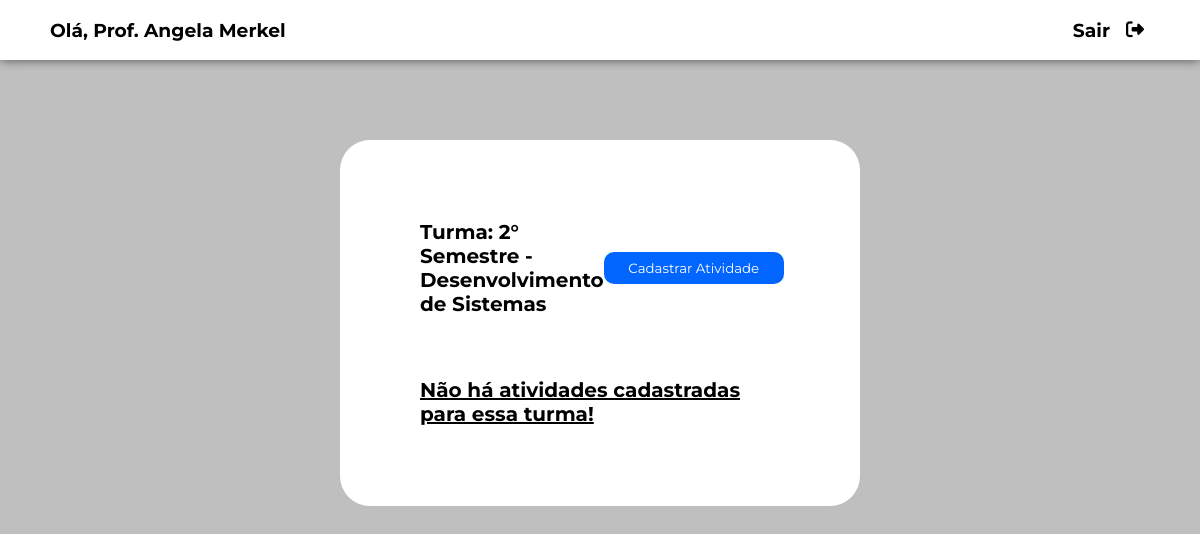
/tela_atividades/2, run on the app's committed database.
### app_escola/models.py (models this page shows, shortened)
class Professor(models.Model):
    nome = models.CharField(max_length=120)
    email = models.CharField(max_length=120)
    senha = models.CharField(max_length=120)
    def __str__(self):
        return self.nome

class Turma(models.Model):
    nome_turma = models.CharField(max_length=120)
    id_professor = models.ForeignKey(Professor, null=True, on_delete=models.PROTECT)

### app_escola/views.py (the view)
# urls.py: path('tela_atividades/<int:id_turma>', views.tela_atividades, name='tela_atividades'),
def tela_atividades(request, id_turma):
    atividades_turma = Atividade.objects.filter(id_turma_id = id_turma)
    turma = Turma.objects.filter(pk=id_turma).first()
    return render(request, 'tela_atividades.html', {
        "atividades_turma": atividades_turma,
        "turma_id": id_turma,
        "nome_turma": turma.nome_turma,
        "nome": turma.id_professor
    })

### app_escola/templates/tela_atividades.html (shortened to what this page needs)
{% load static %}
<!Doctype HTML>
<html lang="pt-br">
<head>
	<link rel="stylesheet" type="text/css" href="{% static 'css/tela_atividades.css' %}">
</head>
<body>
	<header>
		<nav class="navbar">
			<h3> Olá, {{nome}} </h3>
			<div class="logout-container">
				<h3> Sair </h3>
				<a href="{%url 'login' %}"><button type="submit"><i class="fa-solid fa-right-from-bracket"></i></button></a>
			</div>
		</nav>
	</header>
	<div class="general-container">
		<div class="table-container">
			<div class="container-cadastro">
                <p> Turma: {{nome_turma}} </p>
				<a href="{% url 'cadastro_atividade' id_turma=turma_id %}"><button type="submit" class="btn-cadastro"> Cadastrar Atividade </button></a>
			</div>
			{% if atividades_turma %}
					<table>
						<thead>
							<th> ID </th>
							<th> Nome </th>
							<th> Arquivos </th>
						</thead>
						<tbody>
							{% for atividade in atividades_turma %}
								<tr>
									<td> {{ atividade.id }} </td>
									<td> {{ atividade.nome_atividade }} </td>
									{% if atividade.arquivo %}
									<td> <a href="../../{{atividade.arquivo}}">Arquivo </a></td>
									{% else %}
									<td> Não há arquivos </td>
									{% endif %}
								</tr>
							{% endfor %}
						</tbody>
					</table>
			{% else %}
				<div style="display: flex; justify-content: center; margin-top: 30px;">
					<p style="font-size: 20px; font-weight: bold; text-decoration: underline;"> Não há atividades cadastradas para essa turma!</p>
				</div>
			{% endif %}
            </div>
		</div>
</body>
</html>

### app_escola/static/css/tela_atividades.css (style rules this page uses)
* { font-family: 'Montserrat', sans-serif; margin: 0; }
body { background-color: #bfbfbf; }
nav { width: 100vw; background-color: white; display: flex; justify-content: space-between; height: 60px; align-items: center; box-shadow: 0 0 10px rgba(0,0,0,0.6); }
nav h3 { margin-left: 50px; }
.logout-container { display: flex; margin-right: 50px; align-items: center; gap: 10px; }
.logout-container button { background: none; cursor: pointer; border: none; }
.logout-container button i { font-size: 18px; }
.general-container { display: flex; justify-content: center; margin-top: 5rem; }
.table-container { background-color: white; padding: 5rem; border-radius: 30px; display: flex; flex-direction: column; width: 30%; }
.container-cadastro { display: flex; justify-content: space-between; padding-bottom: 2rem; align-items: center; }
.container-cadastro p { font-weight: bold; font-size: 20px; word-wrap: break-word; max-width: 200px; }
.btn-cadastro, .btn-excluir, .btn-visualizar { padding: 8px; border-radius: 10px; border: none; color: white; cursor: pointer; }
.btn-cadastro { width: 180px; background-color: #0066ff; }

### data on the page
Professor: nome "Prof. Angela Merkel"
Turma: nome_turma "2° Semestre - Desenvolvimento de Sistemas"
